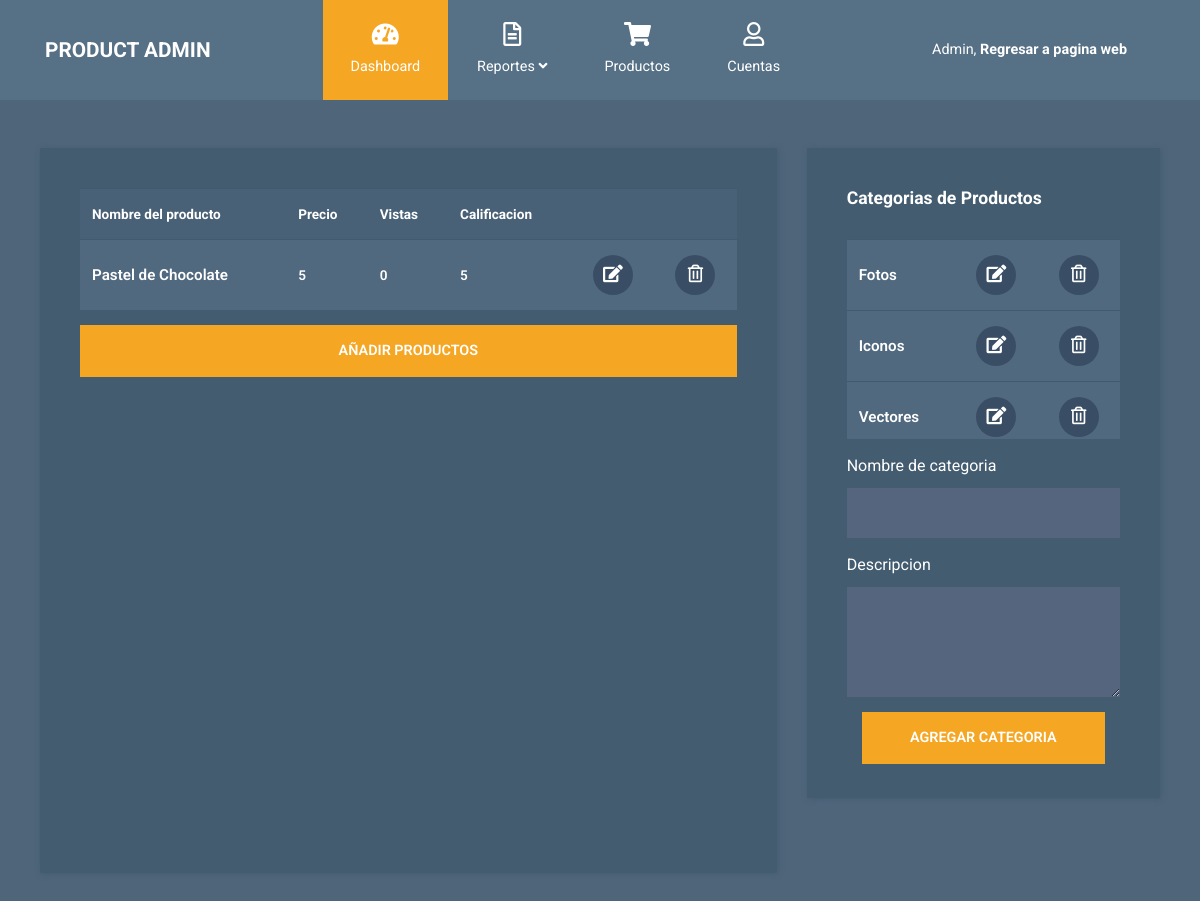
The page /WebPageCode/products.php on the database as committed earlier.
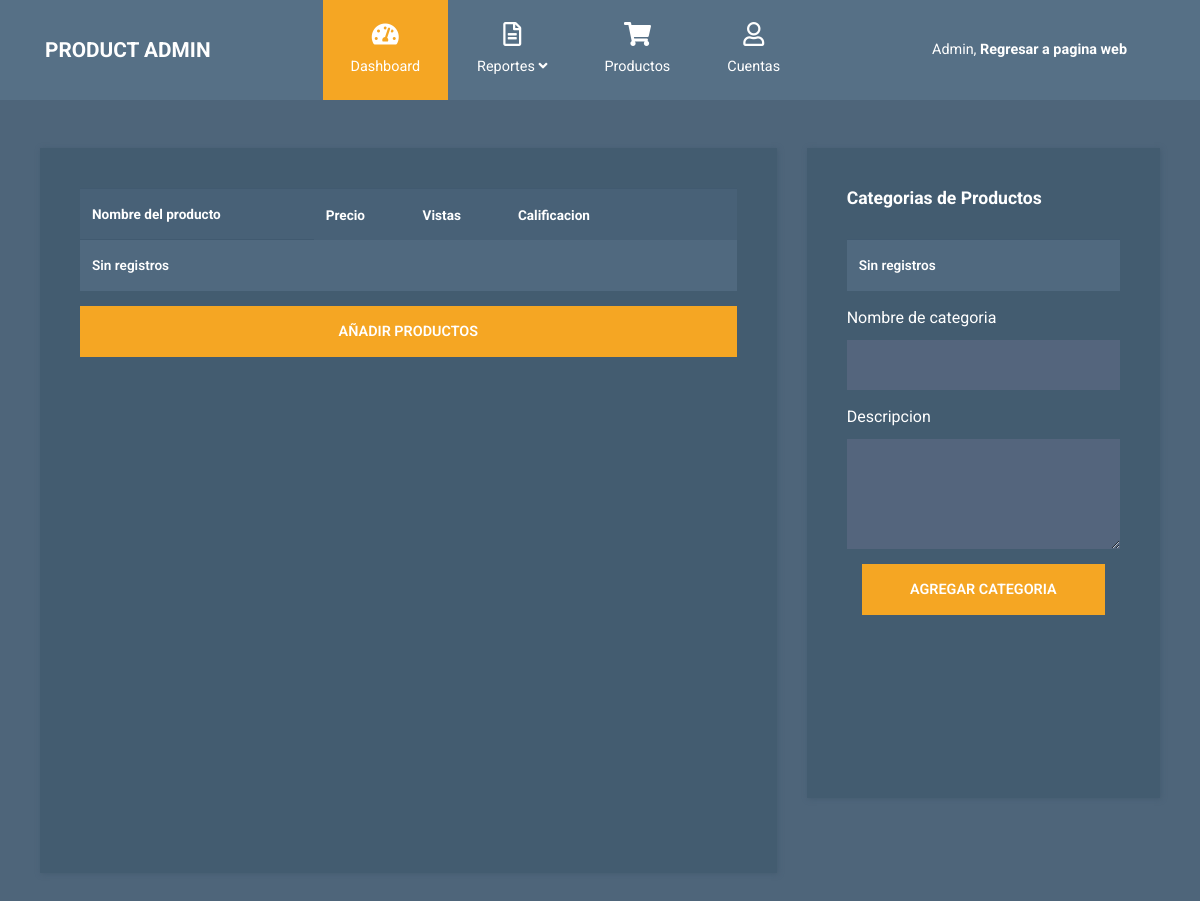
The same page on the database as committed later.
### tables this page shows
CREATE TABLE `producto` (
  `Id_Producto` int(11) NOT NULL,
  `Nombre_Producto` varchar(45) NOT NULL,
  `Descr_Producto` varchar(45) NOT NULL,
  `Imagen_Producto` varchar(45) NOT NULL,
  `Vistas` int(11) NOT NULL,
  `Precio` float NOT NULL
);

CREATE TABLE `categoria` (
  `Id_Categoria` int(11) NOT NULL,
  `Nombre_Categoria` varchar(45) NOT NULL,
  `Descripcion_Categoria` varchar(60) NOT NULL
);

### WebPageCode/products.php (the view, shortened to what the changed rows need)
<?php
  $con=conectarBD();
?>
<!DOCTYPE html>
<html lang="en">
  <head>
    <link rel="stylesheet" href="admin/css/fontawesome.min.css" />
    <link rel="stylesheet" href="admin/css/bootstrap.min.css" />
    <link rel="stylesheet" href="admin/css/templatemo-style.css">
  </head>
  <body id="reportsPage">
    <?php
    include("header_admin.php");
    ?>
    <div class="container mt-5">
      <div class="row tm-content-row">
        <div class="col-sm-12 col-md-12 col-lg-8 col-xl-8 tm-block-col">
          <div class="tm-bg-primary-dark tm-block tm-block-products">
            <div class="tm-product-table-container">
              <table class="table table-hover tm-table-small tm-product-table">
                <thead>
                  <tr>
                    <th scope="col">Nombre del producto</th>
                    <th scope="col">Precio</th>
                    <th scope="col">Vistas</th>
                    <th scope="col">Calificacion</th>
                    <th scope="col">&nbsp;</th>
                    <th scope="col">&nbsp;</th>
                  </tr>
                </thead>
                <tbody>
                <?php
                  $consulta="SELECT * FROM producto";
                  $ejecutarConsulta= mysqli_query($con, $consulta);
                  $verFilas=mysqli_num_rows($ejecutarConsulta);
                  $fila=mysqli_fetch_array($ejecutarConsulta);
                  if(!$ejecutarConsulta)
                  {
                    echo "Error en la consulta";
                  }
                  else{
                    if($verFilas<1)
                    {
                      echo "<tr><td>Sin registros</td></tr>";
                    }else{
                      for($i=0; $i<=$fila;$i++){
                        echo
                        '
                        <tr>
                        <td class="tm-product-name">'.$fila[1].'</td>
                        <td class="tm-product-precio">'.$fila[5].'</td>
                        <td class="tm-product-vistas">'.$fila[4].'</td>
                        <td class="tm-product-cal">5</td>
                        <td class="text-center">
                          <a href="edit-product.php?producto='.$fila[0].'" class="tm-product-delete-link">
                            <i class="fas fa-edit tm-product-delete-icon"></i>
                          </a>
                        </td>
                        <td class="text-center">
                        <a href="#" class="tm-product-delete-link">
                          <i class="far fa-trash-alt tm-product-delete-icon"></i>
                        </a>
                        </td>
                        </tr>
                        ';
                        $fila=mysqli_fetch_array($ejecutarConsulta);
                      }
                    }
                  }
                  ?>
                </tbody>
              </table>
            </div>
          </div>
        </div>
        <div class="col-sm-12 col-md-12 col-lg-4 col-xl-4 tm-block-col">
          <div class="tm-bg-primary-dark tm-block tm-block-product-categories">
            <h2 class="tm-block-title">Categorias de Productos</h2>
            <div class="tm-product-table-container">
              <table class="table tm-table-small tm-product-table">
                <tbody>
                  <?php
                  $consulta="SELECT * FROM categoria";
                  $ejecutarConsulta= mysqli_query($con, $consulta);
                  $verFilas=mysqli_num_rows($ejecutarConsulta);
                  $fila=mysqli_fetch_array($ejecutarConsulta);
                  if(!$ejecutarConsulta)
                  {
                    echo "Error en la consulta";
                  }
                  else{
                    if($verFilas<1)
                    {
                      echo "<tr><td>Sin registros</td></tr>";
                    }else{
                      for($i=0; $i<=$fila;$i++){
                        echo
                        '<tr>
                        <td class="tm-product-name">'.$fila[1].'</td>
                        <td class="text-center">
                          <a href="edit-cat.php?cat='.$fila[0].'" class="tm-product-delete-link">
                            <i class="fas fas fa-edit tm-product-delete-icon"></i>
                          </a>
                        </td>
                        <td class="text-center">
                          <a href="delete-cat.php?cat='.$fila[0].'" class="tm-product-delete-link">
                            <i class="far fa-trash-alt tm-product-delete-icon"></i>
                          </a>
                        </td>
                        </tr>
                        ';
                        $fila=mysqli_fetch_array($ejecutarConsulta);
                      }
                    }
                  }
                  ?>
                </tbody>
              </table>
            </div>
          </div>
        </div>
      </div>
    </div>
  </body>
</html>

Rows that differ between the two databases and show on the page:
removed producto: Nombre_Producto "Pastel de Chocolate", Calificacion "5", Vistas "0"
removed categoria: Nombre_Categoria "Fotos"
removed categoria: Nombre_Categoria "Iconos"
removed categoria: Nombre_Categoria "Vectores"
Other text that changed with them:
text now shown: "Sin registros Sin registros"
